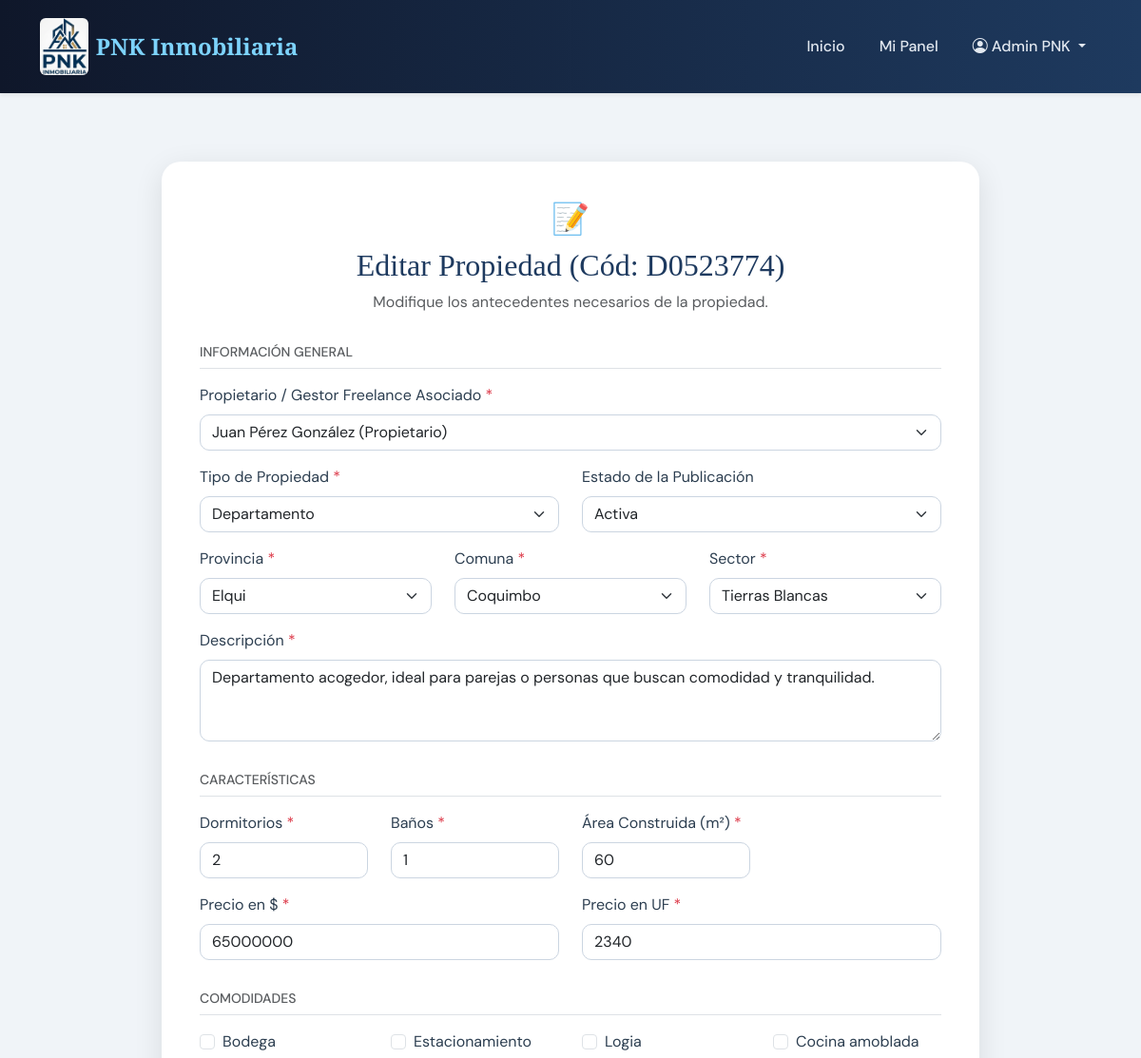
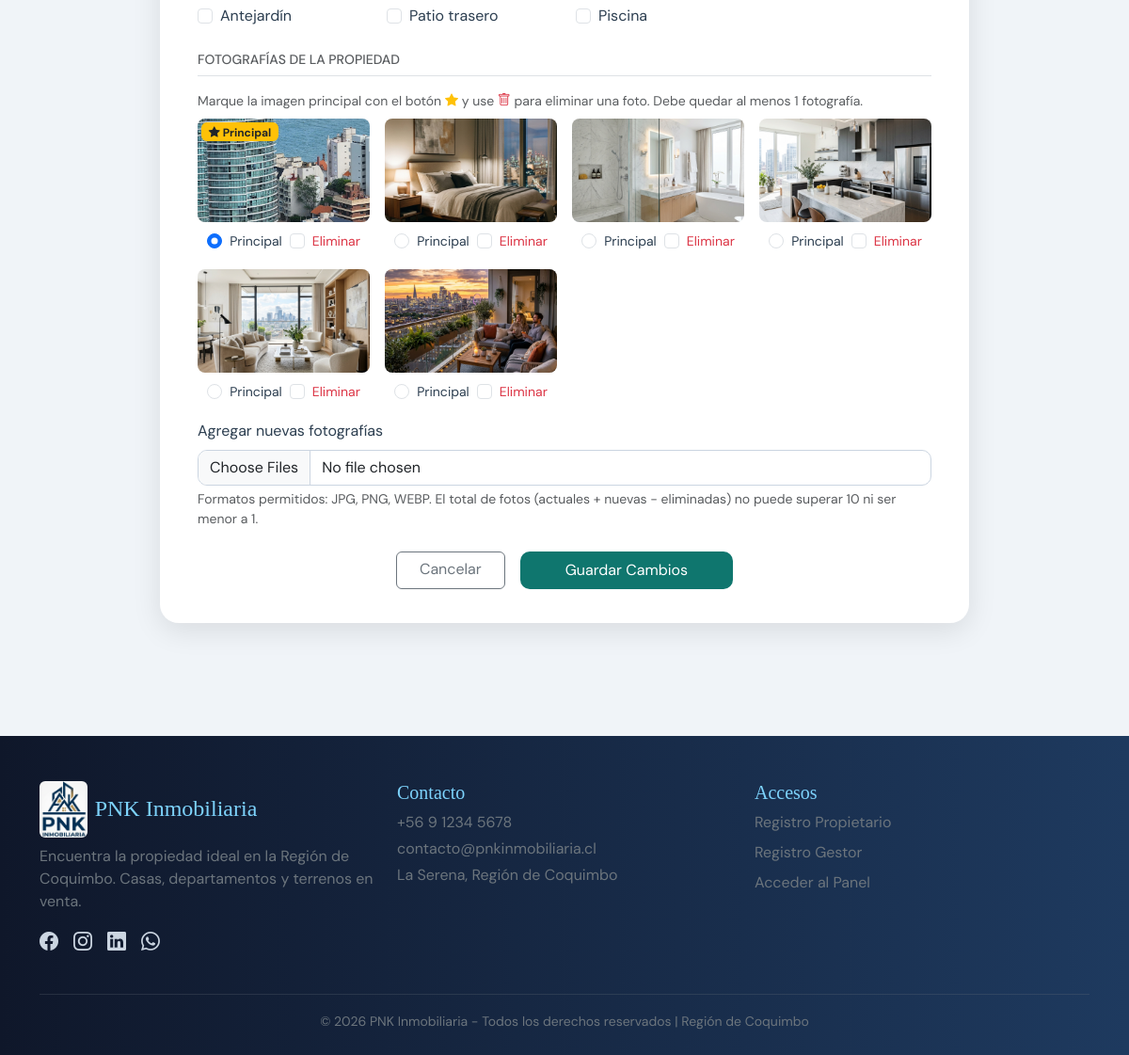
The page /editar_propiedad.php?id=6 (signed in) on the database its author committed (2 pictures, top to bottom).
### tables this page shows
CREATE TABLE IF NOT EXISTS propiedades (
    id INT AUTO_INCREMENT PRIMARY KEY,
    codigo VARCHAR(20) NOT NULL UNIQUE,
    titulo VARCHAR(100) NOT NULL,
    descripcion TEXT NOT NULL,
    tipo ENUM('Casa', 'Departamento', 'Terreno') NOT NULL,
    provincia VARCHAR(50) NOT NULL,
    comuna VARCHAR(50) NOT NULL,
    sector VARCHAR(50) NOT NULL,
    dormitorios INT NULL,
    banos INT NULL,
    area_construida VARCHAR(20) NULL,
    area_terreno VARCHAR(20) NULL,
    precio_clp BIGINT NOT NULL,
    precio_uf INT NOT NULL,
    comodidades TEXT NULL,  
    estado ENUM('Pendiente', 'Activa', 'Rechazada') NOT NULL DEFAULT 'Pendiente',
    fecha_publicacion DATE NOT NULL,
    usuario_id INT NULL,  
    motivo_rechazo TEXT NULL,
    fecha_registro TIMESTAMP DEFAULT CURRENT_TIMESTAMP,
    FOREIGN KEY (usuario_id) REFERENCES usuarios(id) ON DELETE SET NULL
);

CREATE TABLE IF NOT EXISTS propiedades_imagenes (
    id INT AUTO_INCREMENT PRIMARY KEY,
    propiedad_id INT NOT NULL,
    ruta_imagen VARCHAR(255) NOT NULL,
    es_principal TINYINT(1) NOT NULL DEFAULT 0,
    FOREIGN KEY (propiedad_id) REFERENCES propiedades(id) ON DELETE CASCADE
);

### includes/auth.php (called while the page is built, shortened)
<?php
function esta_autenticado() {
    return isset($_SESSION['usuario_id']) && !empty($_SESSION['usuario_id']);
}
function es_admin() {
    return esta_autenticado() && isset($_SESSION['usuario_tipo']) && $_SESSION['usuario_tipo'] === 'Administrador';
}
?>

### editar_propiedad.php (the view, shortened to what this page needs)
<?php
require_once __DIR__ . '/includes/auth.php';
require_once __DIR__ . '/includes/db.php';
$id = isset($_GET['id']) ? (int)$_GET['id'] : 0;
$stmt = $pdo->prepare("SELECT * FROM propiedades WHERE id = :id");
$stmt->execute(['id' => $id]);
$prop = $stmt->fetch();
$propietarios = [];
if (es_admin()) {
    $propietarios = $pdo->query("SELECT id, nombre, tipo FROM usuarios WHERE estado = 'Activo' AND (tipo = 'Propietario' OR tipo = 'Gestor Freelance') ORDER BY nombre ASC")->fetchAll();
}
function obtenerImagenesPropiedad($pdo, $propiedad_id) {
    $stmt = $pdo->prepare("SELECT * FROM propiedades_imagenes WHERE propiedad_id = :id ORDER BY es_principal DESC, id ASC");
    $stmt->execute(['id' => $propiedad_id]);
    return $stmt->fetchAll();
}
$comodidades_actuales = !empty($prop['comodidades']) ? array_map('trim', explode(',', $prop['comodidades'])) : [];
$area_const_val = str_replace('m²', '', $prop['area_construida'] ?? '');
$imagenes_propiedad = obtenerImagenesPropiedad($pdo, $id);
require_once __DIR__ . '/includes/header.php';
?>
<div id="edit-propiedad" class="py-5">
    <div class="container my-4">
        <div class="form-card">
            <div class="section-title">
                <span>&#128221;</span>
                <h2>Editar Propiedad (Cód: <?php echo htmlspecialchars($prop['codigo']); ?>)</h2>
                <p class="text-muted">Modifique los antecedentes necesarios de la propiedad.</p>
            </div>
            <form method="POST" action="editar_propiedad.php?id=<?php echo $id; ?>" enctype="multipart/form-data">
                <h6 class="text-muted text-uppercase small mb-3 border-bottom pb-2">Información General</h6>
                <div class="row">
                        <?php if (es_admin()): ?>
                            <div class="col-md-12 mb-3">
                                <label class="form-label">Propietario / Gestor Freelance Asociado <span class="text-danger">*</span></label>
                                <select name="usuario_id" class="form-select" required>
                                    <?php foreach ($propietarios as $prop_usr): ?>
                                        <option value="<?php echo $prop_usr['id']; ?>" <?php echo ($prop['usuario_id'] == $prop_usr['id']) ? 'selected' : ''; ?>>
                                            <?php echo htmlspecialchars($prop_usr['nombre'] . ' (' . $prop_usr['tipo'] . ')'); ?>
                                        </option>
                                    <?php endforeach; ?>
                                </select>
                            </div>
                        <?php endif; ?>
                        <div class="col-md-6 mb-3">
                            <label class="form-label">Tipo de Propiedad <span class="text-danger">*</span></label>
                            <select id="tipoProp" name="tipo" class="form-select" required>
                                <option value="Departamento" <?php echo ($prop['tipo'] === 'Departamento') ? 'selected' : ''; ?>>Departamento</option>
                            </select>
                        </div>
                    <div class="col-md-6 mb-3">
                        <label class="form-label">Estado de la Publicación</label>
                        <?php if (es_admin()): ?>
                            <select name="estado" class="form-select" required>
                                <option value="Activa" <?php echo ($prop['estado'] === 'Activa') ? 'selected' : ''; ?>>Activa</option>
                            </select>
                        <?php else: ?>
                            <input type="text" class="form-control" value="<?php echo htmlspecialchars($prop['estado']); ?>" disabled>
                            <div class="form-text">Al guardar cambios, la propiedad vuelve a estado Pendiente para revisión.</div>
                        <?php endif; ?>
                    </div>
                    <div class="col-md-4 mb-3">
                        <label class="form-label">Provincia <span class="text-danger">*</span></label>
                        <select id="provincia2" name="provincia" class="form-select" onchange="cargarComunas2()" required>
                            <option value="Elqui" <?php echo ($prop['provincia'] === 'Elqui') ? 'selected' : ''; ?>>Elqui</option>
                        </select>
                    </div>
                    <div class="col-md-4 mb-3">
                        <label class="form-label">Comuna <span class="text-danger">*</span></label>
                        <select id="comuna2" name="comuna" class="form-select" onchange="cargarSectores2()" required>
                        </select>
                    </div>
                    <div class="col-md-4 mb-3">
                        <label class="form-label">Sector <span class="text-danger">*</span></label>
                        <select id="sector2" name="sector" class="form-select" required>
                        </select>
                    </div>
                    <div class="col-12 mb-3">
                        <label class="form-label">Descripción <span class="text-danger">*</span></label>
                        <textarea name="descripcion" class="form-control" rows="3" required><?php echo htmlspecialchars($prop['descripcion']); ?></textarea>
                    </div>
                </div>
                <h6 class="text-muted text-uppercase small mb-3 mt-3 border-bottom pb-2">Características</h6>
                <div class="row">
                    <div class="col-md-3 mb-3" id="grupo-dormitorios">
                        <label class="form-label">Dormitorios <span class="text-danger req-mark">*</span></label>
                        <input type="number" name="dormitorios" class="form-control" min="0" value="<?php echo htmlspecialchars($prop['dormitorios'] ?? ''); ?>">
                    </div>
                    <div class="col-md-3 mb-3" id="grupo-banos">
                        <label class="form-label">Baños <span class="text-danger req-mark">*</span></label>
                        <input type="number" name="banos" class="form-control" min="0" value="<?php echo htmlspecialchars($prop['banos'] ?? ''); ?>">
                    </div>
                    <div class="col-md-3 mb-3" id="grupo-construida">
                        <label class="form-label">Área Construida (m²) <span class="text-danger req-mark">*</span></label>
                        <input type="number" name="area_construida" class="form-control" min="0" value="<?php echo htmlspecialchars($area_const_val); ?>">
                    </div>
                    <div class="col-md-6 mb-3">
                        <label class="form-label">Precio en $ <span class="text-danger">*</span></label>
                        <input type="number" name="precio_clp" class="form-control" required value="<?php echo htmlspecialchars($prop['precio_clp']); ?>">
                    </div>
                    <div class="col-md-6 mb-3">
                        <label class="form-label">Precio en UF <span class="text-danger">*</span></label>
                        <input type="number" name="precio_uf" class="form-control" required value="<?php echo htmlspecialchars($prop['precio_uf']); ?>">
                    </div>
                </div>
                <h6 class="text-muted text-uppercase small mb-3 mt-3 border-bottom pb-2">Comodidades</h6>
                <div class="row mb-3">
                    <div class="col-6 col-md-3 mb-2">
                        <div class="form-check">
                            <input class="form-check-input" type="checkbox" name="bodega" id="bodega" <?php echo in_array('Bodega', $comodidades_actuales) ? 'checked' : ''; ?>>
                            <label class="form-check-label" for="bodega">Bodega</label>
                        </div>
                    </div>
                    <div class="col-6 col-md-3 mb-2">
                        <div class="form-check">
                            <input class="form-check-input" type="checkbox" name="estac" id="estac" <?php echo in_array('Estacionamiento', $comodidades_actuales) ? 'checked' : ''; ?>>
                            <label class="form-check-label" for="estac">Estacionamiento</label>
                        </div>
                    </div>
                    <div class="col-6 col-md-3 mb-2">
                        <div class="form-check">
                            <input class="form-check-input" type="checkbox" name="logia" id="logia" <?php echo in_array('Logia', $comodidades_actuales) ? 'checked' : ''; ?>>
                            <label class="form-check-label" for="logia">Logia</label>
                        </div>
                    </div>
                    <div class="col-6 col-md-3 mb-2">
                        <div class="form-check">
                            <input class="form-check-input" type="checkbox" name="cocina" id="cocina" <?php echo in_array('Cocina amoblada', $comodidades_actuales) ? 'checked' : ''; ?>>
                            <label class="form-check-label" for="cocina">Cocina amoblada</label>
                        </div>
                    </div>
                    <div class="col-6 col-md-3 mb-2">
                        <div class="form-check">
                            <input class="form-check-input" type="checkbox" name="antej" id="antej" <?php echo in_array('Antejardín', $comodidades_actuales) ? 'checked' : ''; ?>>
                            <label class="form-check-label" for="antej">Antejardín</label>
                        </div>
                    </div>
                    <div class="col-6 col-md-3 mb-2">
                        <div class="form-check">
                            <input class="form-check-input" type="checkbox" name="patio" id="patio" <?php echo in_array('Patio trasero', $comodidades_actuales) ? 'checked' : ''; ?>>
                            <label class="form-check-label" for="patio">Patio trasero</label>
                        </div>
                    </div>
                    <div class="col-6 col-md-3 mb-2">
                        <div class="form-check">
                            <input class="form-check-input" type="checkbox" name="piscina" id="piscina" <?php echo in_array('Piscina', $comodidades_actuales) ? 'checked' : ''; ?>>
                            <label class="form-check-label" for="piscina">Piscina</label>
                        </div>
                    </div>
                </div>
                <h6 class="text-muted text-uppercase small mb-3 mt-3 border-bottom pb-2">Fotografías de la Propiedad</h6>
                <?php if (empty($imagenes_propiedad)): ?>
                    <p class="text-muted small">Esta propiedad aún no tiene fotografías.</p>
                <?php else: ?>
                    <p class="text-muted small mb-2">
                        Marque la imagen principal con el botón <i class="bi bi-star-fill text-warning"></i> y use
                        <i class="bi bi-trash text-danger"></i> para eliminar una foto. Debe quedar al menos 1 fotografía.
                    </p>
                    <div class="row g-3 mb-3" id="galeria-imagenes">
                        <?php foreach ($imagenes_propiedad as $img): ?>
                            <div class="col-6 col-md-3 text-center imagen-item" data-img-id="<?php echo $img['id']; ?>">
                                <div class="position-relative">
                                    <img src="<?php echo htmlspecialchars($img['ruta_imagen']); ?>" class="img-fluid rounded-3 mb-1" style="height:110px;width:100%;object-fit:cover;">
                                    <?php if ($img['es_principal']): ?>
                                        <span class="badge bg-warning text-dark position-absolute top-0 start-0 m-1"><i class="bi bi-star-fill"></i> Principal</span>
                                    <?php endif; ?>
                                </div>
                                <div class="d-flex justify-content-center gap-2 mt-1">
                                    <div class="form-check">
                                        <input class="form-check-input" type="radio" name="imagen_principal" id="principal-<?php echo $img['id']; ?>" value="<?php echo $img['id']; ?>" <?php echo $img['es_principal'] ? 'checked' : ''; ?>>
                                        <label class="form-check-label small" for="principal-<?php echo $img['id']; ?>">Principal</label>
                                    </div>
                                    <div class="form-check">
                                        <input class="form-check-input" type="checkbox" name="eliminar_imagen[]" id="eliminar-<?php echo $img['id']; ?>" value="<?php echo $img['id']; ?>">
                                        <label class="form-check-label small text-danger" for="eliminar-<?php echo $img['id']; ?>">Eliminar</label>
                                    </div>
                                </div>
                            </div>
                        <?php endforeach; ?>
                    </div>
                <?php endif; ?>
                <div class="mb-3">
                    <label class="form-label">Agregar nuevas fotografías</label>
                    <input type="file" name="fotos_nuevas[]" class="form-control" accept="image/*" multiple>
                    <div class="form-text">Formatos permitidos: JPG, PNG, WEBP. El total de fotos (actuales + nuevas - eliminadas) no puede superar 10 ni ser menor a 1.</div>
                </div>
                <div class="text-center mt-4 d-flex gap-3 justify-content-center">
                    <a class="btn btn-outline-secondary px-4" href="dashboard.php">Cancelar</a>
                    <button type="submit" class="btn btn-primary px-5 py-2">Guardar Cambios</button>
                </div>
            </form>
        </div>
    </div>
</div>
<?php
require_once __DIR__ . '/includes/footer.php';
?>

### css/style.css (style rules this page uses)
:root { --navy: #0f172a; --blue: #1e3a5f; --sky: #7dd3fc; --teal: #0f766e; --teal-light: #0d9488; --bg: #f0f4f8; }
* { box-sizing: border-box; }
body { background: var(--bg); font-family: 'DM Sans', sans-serif; color: #2c3e50; margin: 0; }
h1, h2, h3, h4, h5 { font-family: 'Playfair Display', serif; color: var(--blue); }
.form-card { border: none; border-radius: 20px; box-shadow: 0 8px 30px rgba(0, 0, 0, .1); padding: 36px 40px; background: white; max-width: 860px; margin: 0 auto; }
.form-control, .form-select { border-radius: 10px; border: 1.5px solid #cbd5e1; }
.btn-primary { background: var(--teal); border: none; border-radius: 10px; }
.section-title { text-align: center; margin-bottom: 32px; }
.section-title span { display: block; font-size: 2rem; margin-bottom: 6px; }

### rows shown on the page
propiedades: codigo "D0523774", tipo "Departamento", estado "Activa", provincia "Elqui", descripcion "Departamento acogedor, ideal para parejas o personas que buscan comodidad y tranquilidad.", dormitorios "2", banos "1", area_construida "60", precio_clp "65000000", precio_uf "2340"
propiedades_imagenes: ruta_imagen (picture), shows "Principal", es_principal "☑ Principal"
propiedades_imagenes: ruta_imagen (picture), es_principal "☐ Principal"
propiedades_imagenes: ruta_imagen (picture), es_principal "☐ Principal"
propiedades_imagenes: ruta_imagen (picture), es_principal "☐ Principal"
propiedades_imagenes: ruta_imagen (picture), es_principal "☐ Principal"
propiedades_imagenes: ruta_imagen (picture), es_principal "☐ Principal"

### other values the page prints
$_SESSION['usuario_nombre'] "Admin PNK"
form field usuario_id "Juan Pérez González (Propietario)"
